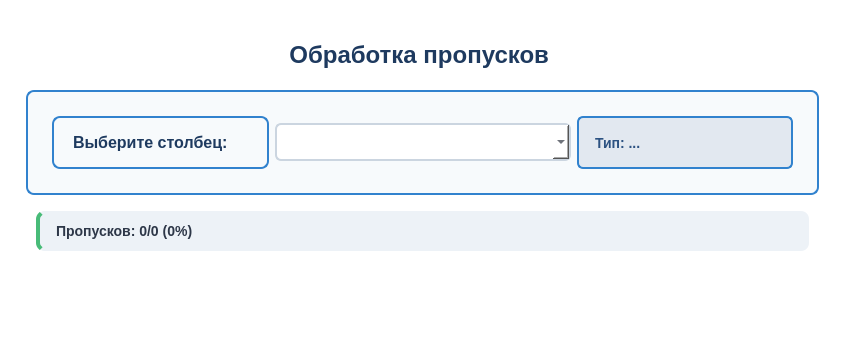
                <widget class="QFrame" name="pass_selection_frame">
                 <property name="styleSheet">
                  <string notr="true">QFrame {
    background-color: #ffffff;
    border-radius: 12px;
    padding: 15px;
}</string>
                 </property>
                 <layout class="QVBoxLayout" name="verticalLayout_pass_selection">
                  <item>
                   <widget class="QLabel" name="pass_title_label">
                    <property name="text">
                     <string>&lt;h1 style='color: #1e3a5f; margin: 10px; text-align: center; font-size: 26px;'&gt; Обработка пропусков &lt;/h1&gt;</string>
                    </property>
                    <property name="alignment">
                     <set>Qt::AlignCenter</set>
                    </property>
                   </widget>
                  </item>
                  <item>
                   <widget class="QFrame" name="pass_column_choice_frame">
                    <property name="styleSheet">
                     <string notr="true">QFrame {
    background-color: #f7fafc;
    border: 2px solid #3182ce;
    border-radius: 8px;
    padding: 15px;
}</string>
                    </property>
                    <layout class="QHBoxLayout" name="horizontalLayout_pass_choice">
                     <item>
                      <widget class="QLabel" name="pass_label_column">
                       <property name="styleSheet">
                        <string notr="true">color: #1e3a5f;
font-size: 16px;
font-weight: bold;
min-width: 150px;</string>
                       </property>
                       <property name="text">
                        <string>Выберите столбец:</string>
                       </property>
                      </widget>
                     </item>
                     <item>
                      <widget class="QComboBox" name="pass_column_combo">
                       <property name="styleSheet">
                        <string notr="true">QComboBox {
    background-color: white;
    border: 2px solid #cbd5e0;
    border-radius: 6px;
    padding: 8px 12px;
    font-size: 14px;
    color: #1a202c;
    min-width: 250px;
}
QComboBox:focus {
    border-color: #3182ce;
}</string>
                       </property>
                      </widget>
                     </item>
                     <item>
                      <widget class="QLabel" name="pass_column_type_label">
                       <property name="styleSheet">
                        <string notr="true">color: #2c5282;
font-size: 14px;
font-weight: bold;
padding: 8px 12px;
background-color: #e2e8f0;
border-radius: 6px;
min-width: 120px;
text-align: center;</string>
                       </property>
                       <property name="text">
                        <string>Тип: ...</string>
                       </property>
                      </widget>
                     </item>
                    </layout>
                   </widget>
                  </item>
                  <item>
                   <widget class="QLabel" name="pass_stats_label">
                    <property name="styleSheet">
                     <string notr="true">color: #2d3748;
font-size: 14px;
margin: 10px;
padding: 12px;
background-color: #edf2f7;
border-radius: 8px;
border-left: 4px solid #48bb78;
font-weight: bold;</string>
                    </property>
                    <property name="text">
                     <string>Пропусков: 0/0 (0%)</string>
                    </property>
                   </widget>
                  </item>
                  <item>
                   <layout class="QHBoxLayout" name="horizontalLayout_pass_buttons">
                    <item>
                     <spacer name="horizontalSpacer_pass_left">
                      <property name="orientation">
                       <enum>Qt::Horizontal</enum>
                      </property>
                      <property name="sizeHint" stdset="0">
                       <size>
                        <width>40</width>
                        <height>20</height>
                       </size>
                      </property>
                     </spacer>
                    </item>
                    <item>
                     <widget class="QPushButton" name="pass_numeric_button">
                      <property name="styleSheet">
                       <string notr="true">QPushButton {
    background: qlineargradient(x1: 0, y1: 0, x2: 0, y2: 1,
                                stop: 0 #3182ce, stop: 1 #2c5282);
    color: white;
    border: none;
    border-radius: 8px;
    font-weight: bold;
    font-size: 16px;
    padding: 15px 25px;
    min-width: 220px;
}
QPushButton:hover {
    background: qlineargradient(x1: 0, y1: 0, x2: 0, y2: 1,
                                stop: 0 #2c5282, stop: 1 #1e3a5f);
}
QPushButton:disabled {
    background: #a0aec0;
    color: #e2e8f0;
}</string>
                      </property>
                      <property name="text">
                       <string>Обработать числовые пропуски</string>
                      </property>
                     </widget>
                    </item>
                    <item>
                     <spacer name="horizontalSpacer_pass_middle">
                      <property name="orientation">
                       <enum>Qt::Horizontal</enum>
                      </property>
                      <property name="sizeHint" stdset="0">
                       <size>
                        <width>40</width>
                        <height>20</height>
                       </size>
                      </property>
                     </spacer>
                    </item>
                    <item>
                     <widget class="QPushButton" name="pass_categorical_button">
                      <property name="styleSheet">
                       <string notr="true">QPushButton {
    background: qlineargradient(x1: 0, y1: 0, x2: 0, y2: 1,
                                stop: 0 #ed8936, stop: 1 #dd7724);
    color: white;
    border: none;
    border-radius: 8px;
    font-weight: bold;
    font-size: 16px;
    padding: 15px 25px;
    min-width: 220px;
}
QPushButton:hover {
    background: qlineargradient(x1: 0, y1: 0, x2: 0, y2: 1,
                                stop: 0 #dd7724, stop: 1 #c0651f);
}
QPushButton:disabled {
    background: #a0aec0;
    color: #e2e8f0;
}</string>
                      </property>
                      <property name="text">
                       <string>Обработать категориальные пропуски</string>
                      </property>
                     </widget>
                    </item>
                    <item>
                     <spacer name="horizontalSpacer_pass_right">
                      <property name="orientation">
                       <enum>Qt::Horizontal</enum>
                      </property>
                      <property name="sizeHint" stdset="0">
                       <size>
                        <width>40</width>
                        <height>20</height>
                       </size>
                      </property>
                     </spacer>
                    </item>
                   </layout>
                  </item>
                 </layout>
                </widget>
